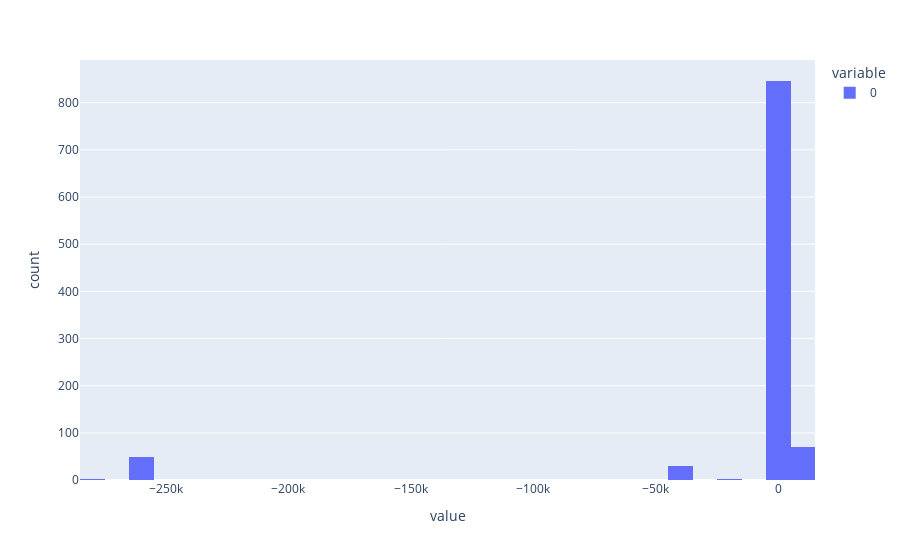

Notebook code for this chart:
### Code cell
px.histogram(test.get_Loss_distribution())

### Figure 1 — Plotly figure (JSON) as saved in the notebook; plotly's stock layout.template omitted (floating-point values rounded to 4 significant figures; data arrays with more than 128 entries replaced by an {"elided": "..."} marker saying what was removed)
{"data": [{"alignmentgroup": "True", "bingroup": "x", "hovertemplate": "variable=0<br>value=%{x}<br>count=%{y}<extra></extra>", "legendgroup": "0", "marker": {"color": "#636efa", "pattern": {"shape": ""}}, "name": "0", "offsetgroup": "0", "orientation": "v", "showlegend": true, "type": "histogram", "x": {"elided": "1000 float values"}, "xaxis": "x", "yaxis": "y"}], "layout": {"barmode": "relative", "legend": {"title": {"text": "variable"}, "tracegroupgap": 0}, "margin": {"t": 60}, "xaxis": {"anchor": "y", "domain": [0, 1], "title": {"text": "value"}}, "yaxis": {"anchor": "x", "domain": [0, 1], "title": {"text": "count"}}}}
